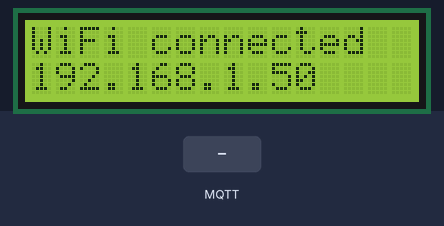
Simulated run of this sketch. Board: ESP8266 (Wemos D1 mini). Shown: 16×2 character LCD. The test bench sets the inputs (shaded band). WiFi joins after 1.5 s; servers stay silent unless stated; no MQTT or app messages arrive unless stated; what the sketch prints to the serial monitor is not drawn.

Above: at 1.6 s.
At 4.3 s:
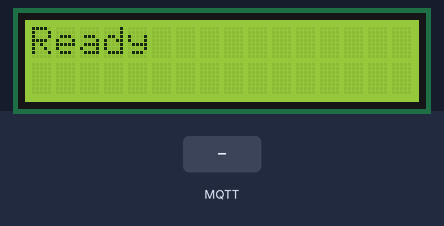
4.4 s: MQTT message "ind1:" arrives on the first subscribed topic
At 5.6 s:
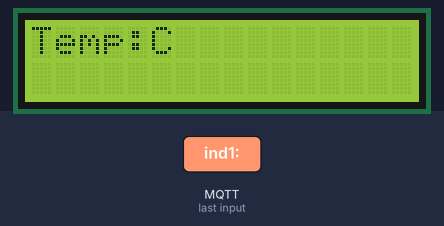
5.9 s: MQTT message "on" arrives on the first subscribed topic
At 7.0 s:
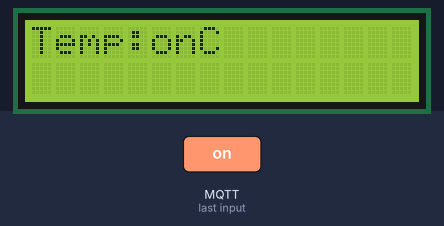
7.4 s: MQTT message "off" arrives on the first subscribed topic
At 8.2 s:
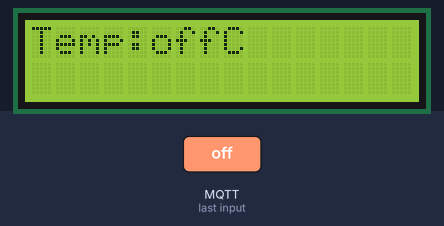
Timing chart, 0 to 10.4 s (numbered marks = the images above; inputs shaded):
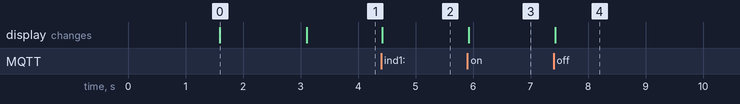

Measured:
- after the input at 4.4 s, the display: changes at once (image 2)
- after the input at 5.9 s, the display: changes at once (image 3)
- after the input at 7.4 s, the display: changes at once (image 4)
- what the display in image 0 shows lasts 1.5 s, from 1.6 s to 3.1 s

The sketch:

Wemos_MQTT_LCD.ino
```cpp
#include <LiquidCrystal_PCF8574.h>

#include <ESP8266WiFi.h>
#include <PubSubClient.h>
#include <LiquidCrystal_PCF8574.h>
#include <WiFiManager.h>

//const char* ssid = "WiFi-SSID";
//const char* password = "secretWiFiPasswd";
const char* MQTT_broker = "192.168.3.14";
const int led = LED_BUILTIN;

WiFiClient wemosCL;
PubSubClient mqttClient(wemosCL);
LiquidCrystal_PCF8574 lcd(0x00);

void printReady() {
  delay(1500);
  lcd.clear();
  lcd.print("Ready");
}

void mqttCallBack(char* topic, byte* payload, unsigned int plLen) {
//  Serial.println(topic);
  String mqttMsg = String((char*)payload);
//  Serial.println("----+----1----+----2----+----3");
//  Serial.println(mqttMsg);

  int ind1;
  int ind2;
  int ind3;
  ind1 = mqttMsg.indexOf('C');
  ind2 = mqttMsg.indexOf('F');
  ind3 = mqttMsg.indexOf(':');
  if (ind2 > plLen) {
    ind2 = plLen;
  }
//  Serial.print("ind1: ");
//  Serial.print(ind1);
//  Serial.print(" ind2: ");
//  Serial.print(ind2);
//  Serial.print(" ind3: ");
//  Serial.print(ind3);
//  Serial.print(" plLen: ");
//  Serial.println(plLen);

  String t1 = "";
  String t2 = "";
  String line1 = "";
  String line2 = "";
  String CorF = " ";

  if (ind2 == plLen - 3 && ind1 > 0) {
    line1 = "Temp:";
    line1 += mqttMsg.substring(ind3 + 1, ind1 - 3);
    line1 += "C";
    line2 = mqttMsg.substring(ind1 + 2, ind2 - 3);
    line2 += "F";
  } else {
    if (ind2 == plLen) {
      ind2 = ind2 - 3;
      CorF = "C";
    } else {
      CorF = "F";
    }
    line1 = "Temp:";
    line1 += mqttMsg.substring(ind3 + 1, ind2 - 3);
    line1 += CorF;
    line2 = "                ";
  }

  Serial.println(line1);
  Serial.println(line2);
  lcd.clear();
  lcd.setCursor(0, 0);
  lcd.print(line1);
  lcd.setCursor(6, 1);
  lcd.print(line2);
}

void reconnect() {
  while (!mqttClient.connected()) {
    if (mqttClient.connect("WemosMQTTclient")) {
      mqttClient.subscribe("arduino/out/#");
    } else {
      Serial.print("Conn failed rc=");
      Serial.println(mqttClient.state());
      delay(1000);
    }
  }
}

void setup() {
  Serial.begin(115200);
  lcd.begin(16, 2);
  lcd.setBacklight(255);
  while (!Serial);
  lcd.setCursor(0, 0);
  WiFiManager wifiManager;
  wifiManager.setBreakAfterConfig(true);
  //wifiManager.resetSettings();
  if (!wifiManager.autoConnect("Wemos AP", "password")) {
    delay(100);
    digitalWrite(led, 1);
    ESP.reset();
    delay(100);
    digitalWrite(led, 0);
  }
  WiFi.mode(WIFI_STA);
  WiFi.begin();
  while (WiFi.status() != WL_CONNECTED) {
    delay(500);
    //Serial.print(".");
    lcd.print(".");
  }
  lcd.clear();
  lcd.setCursor(0, 0);
  lcd.print("WiFi connected");
  lcd.setCursor(0, 1);
  lcd.print(WiFi.localIP());
  mqttClient.setServer(MQTT_broker, 1883);
  mqttClient.setCallback(mqttCallBack);
  printReady();
}

void loop() {
  if (!mqttClient.connected()) {
    reconnect();
  }
  mqttClient.loop();
}
```
